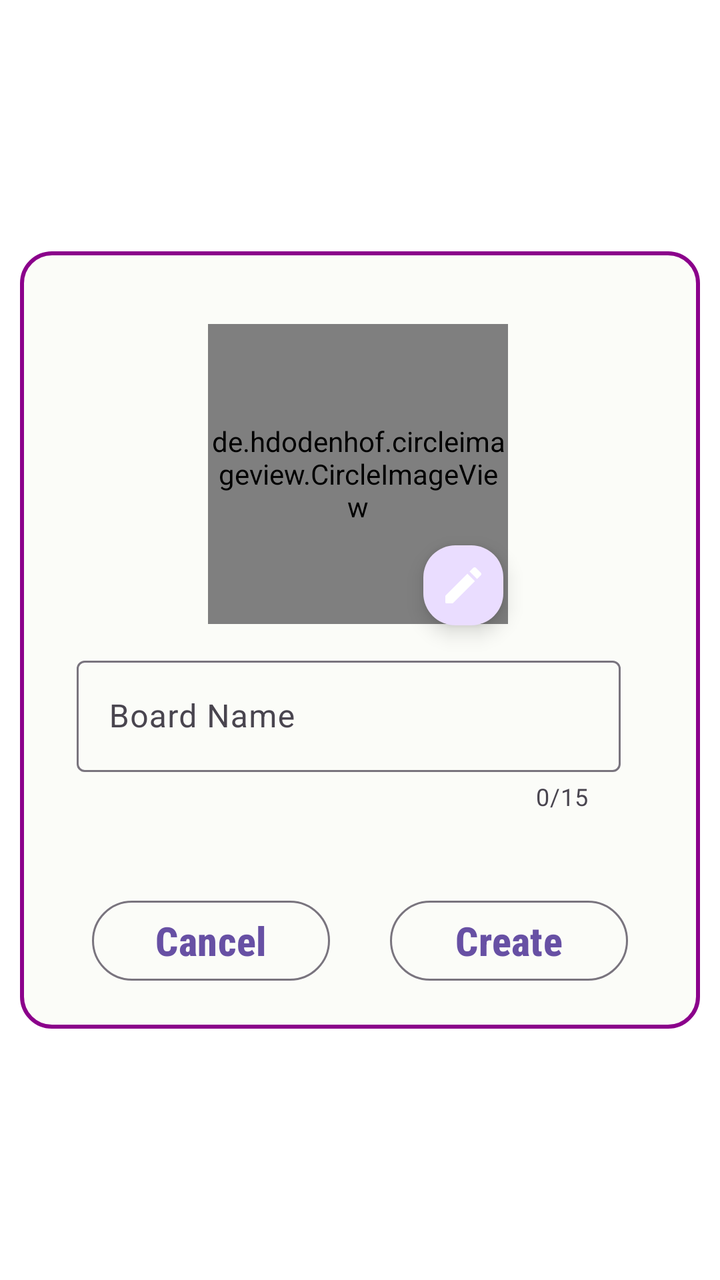
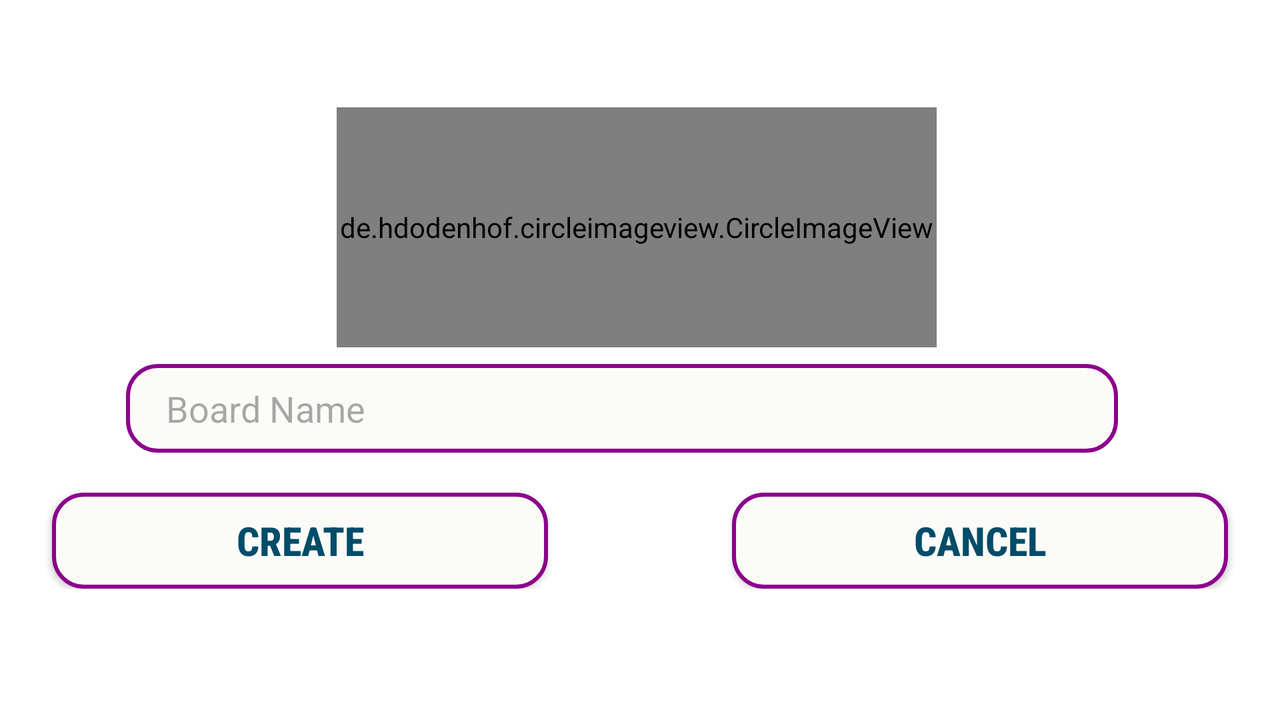

Compare how this app lays out the same screen by default and in its alternative resource folder. The renders come first, then the two layout files and the values they reference.
<!-- AndroidManifest.xml: application theme Theme.ProjectBuddy -->
<!-- res/layout/fragment_new_board.xml -->
<?xml version="1.0" encoding="utf-8"?>
<androidx.constraintlayout.widget.ConstraintLayout
    xmlns:android="http://schemas.android.com/apk/res/android"
    xmlns:app="http://schemas.android.com/apk/res-auto"
    xmlns:tools="http://schemas.android.com/tools"
    android:layout_width="match_parent"
    android:layout_height="match_parent"
    android:layout_gravity="center"
    android:clickable="true"
    android:focusable="true"
    android:padding="10dp"
    tools:context="com.example.boardsdraft.view.fragments.NewBoardFragment"
    android:theme="@style/Theme.Material3.DayNight">


    <ScrollView
        android:layout_width="match_parent"
        android:layout_height="match_parent"
        >


        <androidx.constraintlayout.widget.ConstraintLayout
            android:layout_width="match_parent"
            android:layout_gravity="center"
            android:background="@drawable/shape_button_curved_white"
            android:layout_height="wrap_content"
            >


            <de.hdodenhof.circleimageview.CircleImageView
                android:id="@+id/board_image"
                android:layout_width="150dp"
                android:layout_height="150dp"
                android:layout_gravity="center"
                android:foregroundGravity="center"
                android:src="@drawable/ic_image_place_holder"
                app:layout_constraintBottom_toBottomOf="parent"
                app:layout_constraintEnd_toEndOf="parent"
                app:layout_constraintHorizontal_bias="0.495"
                app:layout_constraintStart_toStartOf="parent"
                app:layout_constraintTop_toTopOf="parent"
                app:layout_constraintVertical_bias="0.152" />

            <com.google.android.material.floatingactionbutton.FloatingActionButton
                android:id="@+id/edit_floatingActionButton"
                android:layout_width="wrap_content"
                android:layout_height="wrap_content"
                android:layout_marginEnd="-2dp"
                android:layout_marginBottom="-5dp"
                android:clickable="true"
                android:focusable="true"
                app:srcCompat="@drawable/round_edit_24"
                app:fabCustomSize="40dp"
                app:maxImageSize="24dp"
                app:layout_constraintBottom_toBottomOf="@+id/board_image"
                app:layout_constraintEnd_toEndOf="@+id/board_image"
                app:tint="@color/seed" />

            <com.google.android.material.textfield.TextInputLayout
                android:layout_width="0dp"
                android:id="@+id/new_board_name_ref"
                android:layout_height="wrap_content"
                app:layout_constraintBottom_toBottomOf="parent"
                app:layout_constraintEnd_toEndOf="@id/board_image"
                app:layout_constraintHorizontal_bias="0.538"
                app:layout_constraintStart_toStartOf="@id/board_image"
                app:layout_constraintTop_toBottomOf="@id/board_image"
                app:layout_constraintVertical_bias="0.108"
                app:counterEnabled="true"
                app:counterMaxLength="15"
                app:endIconMode="clear_text"
                app:layout_constraintWidth_percent=".8">

                <com.google.android.material.textfield.TextInputEditText
                    android:id="@+id/new_board_name"
                    android:layout_width="match_parent"
                    android:layout_height="match_parent"
                    android:hint="@string/boardName"
                    android:inputType="text"
                    android:maxLength="15"/>

            </com.google.android.material.textfield.TextInputLayout>

            <com.google.android.material.button.MaterialButton
                android:id="@+id/create_button"
                android:layout_width="0dp"
                android:layout_height="wrap_content"
                android:layout_marginEnd="36dp"
                android:fontFamily="sans-serif-condensed-medium"
                android:text="@string/create"
                android:textSize="@dimen/signUpSize"
                android:textStyle="bold"
                app:layout_constraintTop_toBottomOf="@+id/new_board_name_ref"
                app:layout_constraintWidth_percent=".35"
                android:layout_marginTop="40dp"
                app:layout_constraintEnd_toEndOf="parent"
                style="?attr/materialButtonOutlinedStyle"
                app:layout_constraintBottom_toBottomOf="parent"
                android:layout_marginBottom="20dp"/>

            <com.google.android.material.button.MaterialButton
                android:id="@+id/cancel_button"
                android:layout_width="0dp"
                android:layout_marginStart="36dp"

                style="?attr/materialButtonOutlinedStyle"
                android:layout_height="wrap_content"
                android:fontFamily="sans-serif-condensed-medium"
                android:text="@string/cancel"
                android:textSize="@dimen/signUpSize"
                android:textStyle="bold"
                app:layout_constraintStart_toStartOf="parent"
                app:layout_constraintTop_toBottomOf="@+id/new_board_name_ref"
                app:layout_constraintWidth_percent=".35"
                android:layout_marginTop="40dp"/>
        </androidx.constraintlayout.widget.ConstraintLayout>
    </ScrollView>

</androidx.constraintlayout.widget.ConstraintLayout>
<!-- resources referenced by this layout -->
<resources>
  <dimen name="signUpSize">20sp</dimen>
  <!-- drawable round_edit_24 (drawable) -->
  <vector android:height="24dp" android:tint="#8B008B"
      android:viewportHeight="24" android:viewportWidth="24"
      android:width="24dp" xmlns:android="http://schemas.android.com/apk/res/android">
      <path android:fillColor="@android:color/white" android:pathData="M3,17.46v3.04c0,0.28 0.22,0.5 0.5,0.5h3.04c0.13,0 0.26,-0.05 0.35,-0.15L17.81,9.94l-3.75,-3.75L3.15,17.1c-0.1,0.1 -0.15,0.22 -0.15,0.36zM20.71,7.04c0.39,-0.39 0.39,-1.02 0,-1.41l-2.34,-2.34c-0.39,-0.39 -1.02,-0.39 -1.41,0l-1.83,1.83 3.75,3.75 1.83,-1.83z"/>
  </vector>
  <!-- drawable shape_button_curved_white (drawable) -->
  <?xml version="1.0" encoding="utf-8"?>
  <shape xmlns:android="http://schemas.android.com/apk/res/android"
      android:shape="rectangle">
      <stroke android:color="#8B008B"
          android:width="2dp"/>
      <solid android:color="#FBFCF8"/>
      <corners android:radius="15dp"/>
  
  
  </shape>
  <string name="boardName">Board Name</string>
  <string name="cancel">Cancel</string>
  <string name="create">Create</string>
  <style name="Theme.ProjectBuddy" parent="Base.Theme.ProjectBuddy">
  
          <item name="colorPrimary">@color/md_theme_light_primary</item>
          <item name="colorOnPrimary">@color/md_theme_light_onPrimary</item>
          <item name="colorPrimaryContainer">@color/md_theme_light_primaryContainer</item>
          <item name="colorOnPrimaryContainer">@color/md_theme_light_onPrimaryContainer</item>
          <item name="colorSecondary">@color/md_theme_light_secondary</item>
          <item name="colorOnSecondary">@color/md_theme_light_onSecondary</item>
          <item name="colorSecondaryContainer">@color/md_theme_light_secondaryContainer</item>
          <item name="colorOnSecondaryContainer">@color/md_theme_light_onSecondaryContainer</item>
          <item name="colorTertiary">@color/md_theme_light_tertiary</item>
          <item name="colorOnTertiary">@color/md_theme_light_onTertiary</item>
          <item name="colorTertiaryContainer">@color/md_theme_light_tertiaryContainer</item>
          <item name="colorOnTertiaryContainer">@color/md_theme_light_onTertiaryContainer</item>
          <item name="colorError">@color/md_theme_light_error</item>
          <item name="colorOnError">@color/md_theme_light_onError</item>
          <item name="colorErrorContainer">@color/md_theme_light_errorContainer</item>
          <item name="colorOnErrorContainer">@color/md_theme_light_onErrorContainer</item>
          <item name="colorOutline">@color/md_theme_light_outline</item>
          <item name="android:colorBackground">@color/md_theme_light_background</item>
          <item name="colorOnBackground">@color/md_theme_light_onBackground</item>
          <item name="colorSurface">@color/md_theme_light_surface</item>
          <item name="colorOnSurface">@color/md_theme_light_onSurface</item>
          <item name="colorSurfaceVariant">@color/md_theme_light_surfaceVariant</item>
          <item name="colorOnSurfaceVariant">@color/md_theme_light_onSurfaceVariant</item>
          <item name="colorSurfaceInverse">@color/md_theme_light_inverseSurface</item>
          <item name="colorOnSurfaceInverse">@color/md_theme_light_inverseOnSurface</item>
          <item name="colorPrimaryInverse">@color/md_theme_light_inversePrimary</item>
  
      </style>
  <style name="Base.Theme.ProjectBuddy" parent="Theme.Material3.DayNight.NoActionBar" />
</resources>
<!-- res/layout-land/fragment_new_board.xml (the author's variant of the layout above) -->
<!-- drawn on the phone turned sideways -->
<?xml version="1.0" encoding="utf-8"?>
<ScrollView
android:layout_width="match_parent"
android:layout_height="match_parent"
android:layout_gravity="center"
android:padding="10dp"
tools:context="com.example.boardsdraft.view.fragments.NewBoardFragment"
xmlns:android="http://schemas.android.com/apk/res/android"
xmlns:app="http://schemas.android.com/apk/res-auto"
xmlns:tools="http://schemas.android.com/tools">

<androidx.constraintlayout.widget.ConstraintLayout
    android:layout_width="match_parent"
    android:layout_height="wrap_content"
    android:layout_gravity="center_horizontal">

        <de.hdodenhof.circleimageview.CircleImageView
            android:layout_marginTop="22dp"
            android:id="@+id/board_image"
            android:layout_width="@dimen/boardImageSizeWidth"
            android:layout_height="@dimen/boardImageSizeHeightLand"
            android:layout_gravity="center"
            android:foregroundGravity="center"
            android:src="@drawable/ic_image_place_holder"
            app:layout_constraintBottom_toBottomOf="parent"
            app:layout_constraintEnd_toEndOf="parent"
            app:layout_constraintHorizontal_bias="0.495"
            app:layout_constraintStart_toStartOf="parent"
            app:layout_constraintTop_toTopOf="parent"
            app:layout_constraintVertical_bias="0.152" />


        <com.google.android.material.textfield.TextInputEditText
            android:id="@+id/new_board_name"
            android:layout_width="0dp"
            android:layout_height="wrap_content"
            android:background="@drawable/shape_button_curved_white"
            android:hint="@string/boardName"
            android:inputType="text"
            android:paddingLeft="20dp"
            android:paddingRight="20dp"
            android:paddingTop="10dp"
            android:paddingBottom="10dp"
            android:textAlignment="center"
            app:layout_constraintBottom_toBottomOf="parent"
            app:layout_constraintEnd_toEndOf="@id/board_image"
            app:layout_constraintHorizontal_bias="0.538"
            app:layout_constraintStart_toStartOf="@id/board_image"
            app:layout_constraintTop_toBottomOf="@id/board_image"
            app:layout_constraintVertical_bias="0.108"
            app:layout_constraintWidth_percent=".8" />

        <Button
            android:id="@+id/create_button"
            android:layout_width="0dp"
            android:layout_height="wrap_content"
            android:layout_marginStart="16dp"
            android:background="@drawable/shape_button_curved_white"
            android:fontFamily="sans-serif-condensed-medium"
            android:text="@string/create"
            android:textColor="@color/material_dynamic_primary30"
            android:textSize="@dimen/signUpSize"
            android:textStyle="bold"
            app:layout_constraintStart_toStartOf="parent"
            app:layout_constraintTop_toBottomOf="@+id/new_board_name"
            app:layout_constraintWidth_percent=".4"
            android:layout_marginTop="20dp"/>

        <Button
            android:id="@+id/cancel_button"
            android:layout_width="0dp"
            android:layout_marginEnd="16dp"
            android:layout_height="wrap_content"
            android:background="@drawable/shape_button_curved_white"
            android:fontFamily="sans-serif-condensed-medium"
            android:text="@string/cancel"
            android:textColor="@color/material_dynamic_primary30"
            android:textSize="@dimen/signUpSize"
            android:textStyle="bold"
            app:layout_constraintEnd_toEndOf="parent"
            app:layout_constraintTop_toBottomOf="@+id/new_board_name"
            app:layout_constraintWidth_percent=".4"
            android:layout_marginTop="20dp"/>

</androidx.constraintlayout.widget.ConstraintLayout>
</ScrollView>
<!-- resources referenced by the variant -->
<!-- as the phone turned sideways resolves them -->
<resources>
  <dimen name="boardImageSizeHeightLand">120dp</dimen>
  <dimen name="boardImageSizeWidth">300dp</dimen>
  <dimen name="signUpSize">20sp</dimen>
  <!-- drawable shape_button_curved_white (drawable) -->
  <?xml version="1.0" encoding="utf-8"?>
  <shape xmlns:android="http://schemas.android.com/apk/res/android"
      android:shape="rectangle">
      <stroke android:color="#8B008B"
          android:width="2dp"/>
      <solid android:color="#FBFCF8"/>
      <corners android:radius="15dp"/>
  
  
  </shape>
  <string name="boardName">Board Name</string>
  <string name="cancel">Cancel</string>
  <string name="create">Create</string>
  <style name="Theme.ProjectBuddy" parent="Base.Theme.ProjectBuddy">
  
          <item name="colorPrimary">@color/md_theme_light_primary</item>
          <item name="colorOnPrimary">@color/md_theme_light_onPrimary</item>
          <item name="colorPrimaryContainer">@color/md_theme_light_primaryContainer</item>
          <item name="colorOnPrimaryContainer">@color/md_theme_light_onPrimaryContainer</item>
          <item name="colorSecondary">@color/md_theme_light_secondary</item>
          <item name="colorOnSecondary">@color/md_theme_light_onSecondary</item>
          <item name="colorSecondaryContainer">@color/md_theme_light_secondaryContainer</item>
          <item name="colorOnSecondaryContainer">@color/md_theme_light_onSecondaryContainer</item>
          <item name="colorTertiary">@color/md_theme_light_tertiary</item>
          <item name="colorOnTertiary">@color/md_theme_light_onTertiary</item>
          <item name="colorTertiaryContainer">@color/md_theme_light_tertiaryContainer</item>
          <item name="colorOnTertiaryContainer">@color/md_theme_light_onTertiaryContainer</item>
          <item name="colorError">@color/md_theme_light_error</item>
          <item name="colorOnError">@color/md_theme_light_onError</item>
          <item name="colorErrorContainer">@color/md_theme_light_errorContainer</item>
          <item name="colorOnErrorContainer">@color/md_theme_light_onErrorContainer</item>
          <item name="colorOutline">@color/md_theme_light_outline</item>
          <item name="android:colorBackground">@color/md_theme_light_background</item>
          <item name="colorOnBackground">@color/md_theme_light_onBackground</item>
          <item name="colorSurface">@color/md_theme_light_surface</item>
          <item name="colorOnSurface">@color/md_theme_light_onSurface</item>
          <item name="colorSurfaceVariant">@color/md_theme_light_surfaceVariant</item>
          <item name="colorOnSurfaceVariant">@color/md_theme_light_onSurfaceVariant</item>
          <item name="colorSurfaceInverse">@color/md_theme_light_inverseSurface</item>
          <item name="colorOnSurfaceInverse">@color/md_theme_light_inverseOnSurface</item>
          <item name="colorPrimaryInverse">@color/md_theme_light_inversePrimary</item>
  
      </style>
  <style name="Base.Theme.ProjectBuddy" parent="Theme.Material3.DayNight.NoActionBar" />
</resources>
